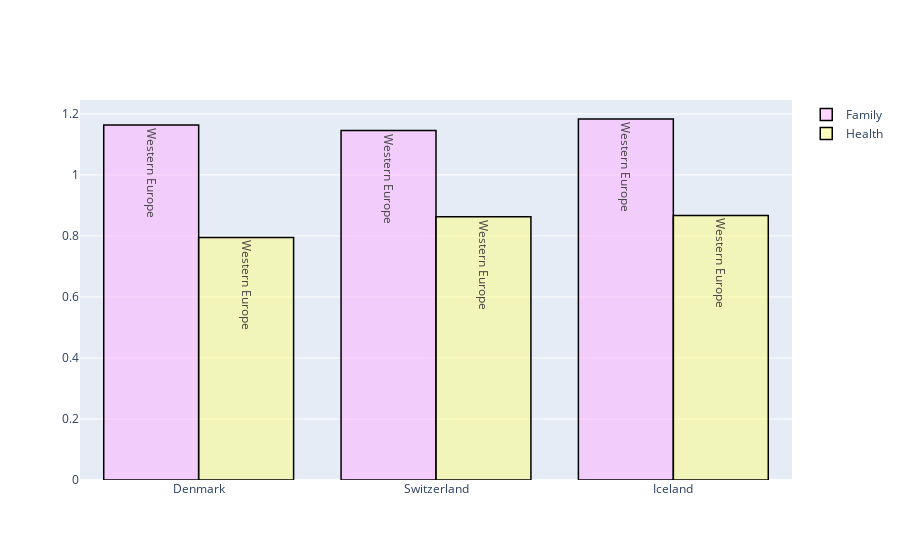

Write notebook code for a chart like this one.
### Code cell
data2016 = data_2016[data_2016.Region == 'Western Europe'].iloc[:3,:]


# create trace1 
trace1 = go.Bar(
                x = data2016.Country,
                y = data2016.Family,
                name = "Family",
                marker = dict(color = 'rgba(255, 174, 255, 0.5)',
                             line=dict(color='rgb(0,0,0)',width=1.5)),
                text = data2016.Region)
# create trace2 
trace2 = go.Bar(
                x = data2016.Country,
                y = data2016.Health,
                name = "Health",
                marker = dict(color = 'rgba(255, 255, 128, 0.5)',
                              line=dict(color='rgb(0,0,0)',width=1.5)),
                text = data2016.Region)
data = [trace1, trace2]
layout = go.Layout(barmode = "group")
fig = go.Figure(data = data, layout = layout)
iplot(fig)

### Figure 1 — Plotly figure (JSON) as saved in the notebook; plotly's stock layout.template omitted (floating-point values rounded to 4 significant figures)
{"data": [{"marker": {"color": "rgba(255, 174, 255, 0.5)", "line": {"color": "rgb(0,0,0)", "width": 1.5}}, "name": "Family", "text": ["Western Europe", "Western Europe", "Western Europe"], "type": "bar", "x": ["Denmark", "Switzerland", "Iceland"], "y": [1.164, 1.145, 1.183]}, {"marker": {"color": "rgba(255, 255, 128, 0.5)", "line": {"color": "rgb(0,0,0)", "width": 1.5}}, "name": "Health", "text": ["Western Europe", "Western Europe", "Western Europe"], "type": "bar", "x": ["Denmark", "Switzerland", "Iceland"], "y": [0.795, 0.863, 0.8673]}], "layout": {"barmode": "group"}}
